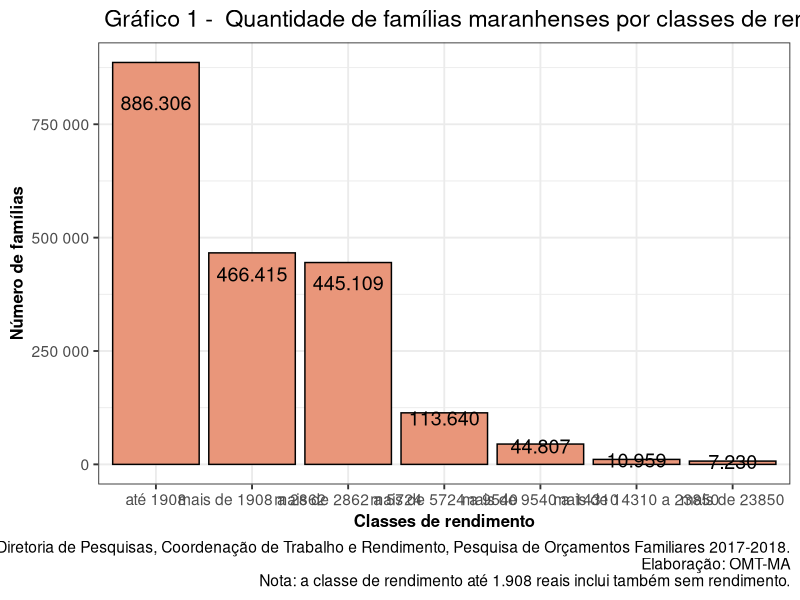
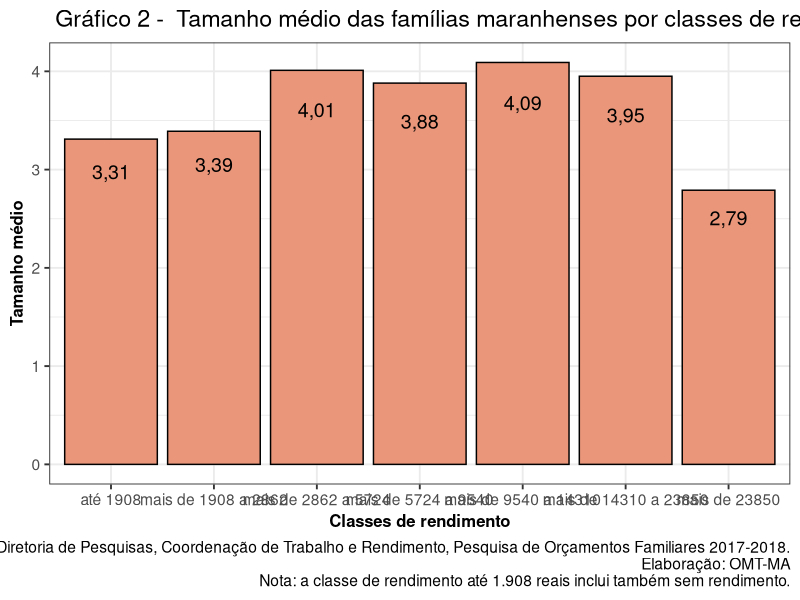
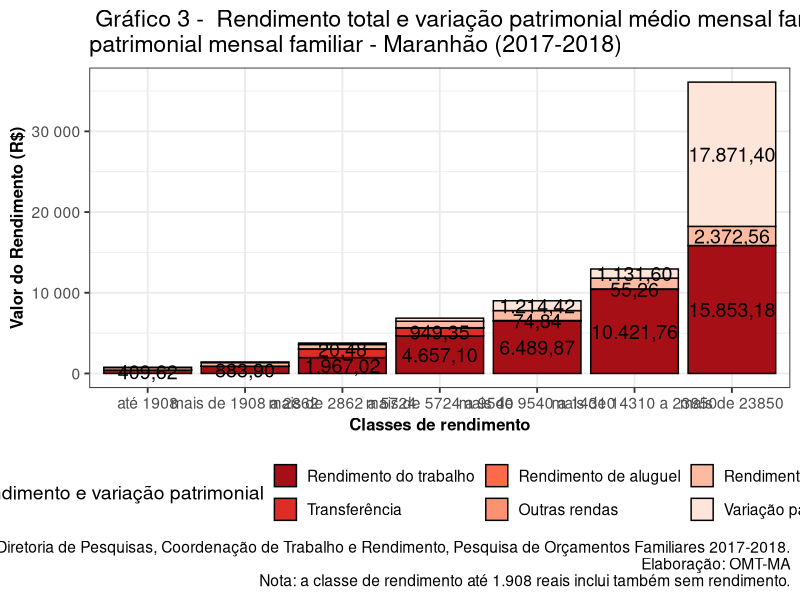
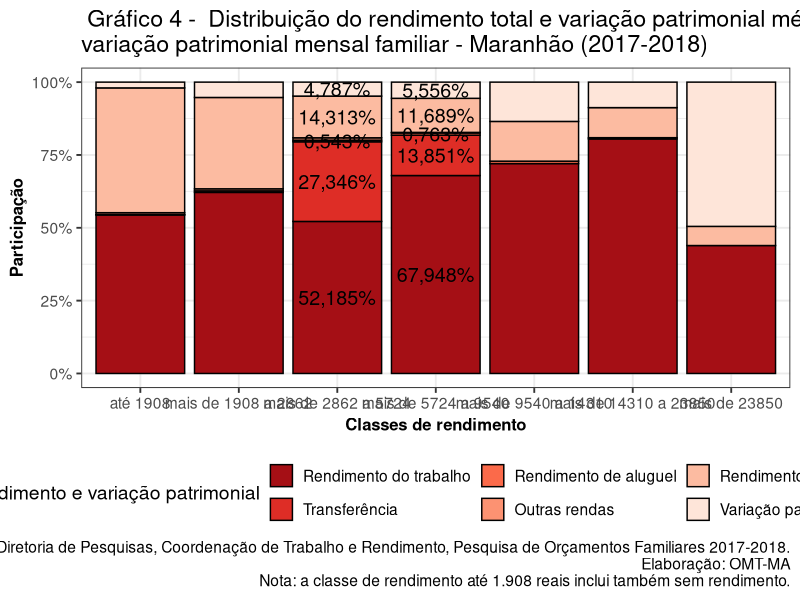
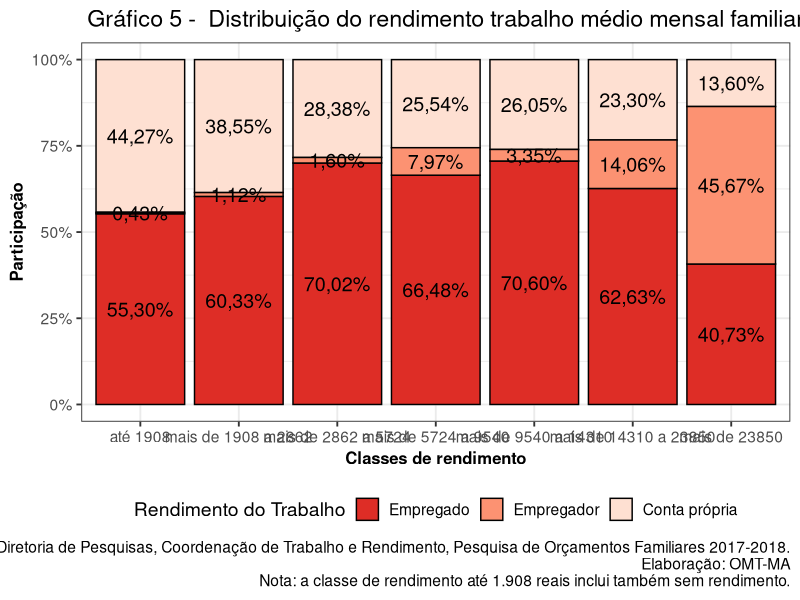
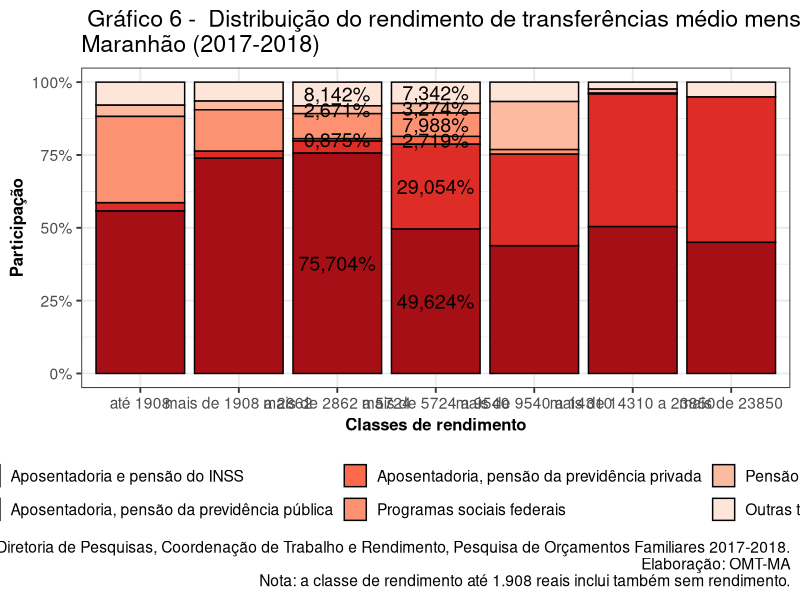

Source code (R) for these figures, in order:
## ---- chunk 1
knitr::opts_chunk$set(echo = TRUE)
## ---- chunk 2
library(tidyr)
library(dplyr)
library(forcats)
library(readxl)
library(readr)
library(stringr)
library(kableExtra)
library(ggplot2)
library(ggthemes)
library(ggrepel)
library(scales)
## ---- chunk 3

### IMPORTAÇÃO E MANIPULAÇÃO DOS DADOS 
setwd("~/Downloads/pof-2017-2018-master") # indica o diretorio de trabalho 
#setwd("C:\\Users\\omtmaranhao\\Documents\\POF\\")
rm(list = ls())

######################################## 2017-2018 REGISTRO - RENDIMENTO DO TRABALHO ######################################
rendimento_total_var_patrim_2017_2018 <- read_xlsx("21MA.xls.xlsx",
                                                   skip = 11,
                                                   sheet = 5,
                                                   col_names = c("origem_rendimento",
                                                                 "total",
                                                                 "até 1908",
                                                                 "mais de 1908 a 2862",
                                                                 "mais de 2862 a 5724",
                                                                 "mais de 5724 a 9540",
                                                                 "mais de 9540 a 14310",
                                                                 "mais de 14310 a 23850",
                                                                 "mais de 23850"),
                                                   n_max = 22)

rendimento_total_var_patrim_2017_2018 <-  rendimento_total_var_patrim_2017_2018 %>%
  na.omit()




rendimento_total_var_patrim_2017_2018 <- rendimento_total_var_patrim_2017_2018 %>% 
  select(-total)

familias_2017_2018 <- rendimento_total_var_patrim_2017_2018 %>% 
  filter(origem_rendimento == "Número de famílias" |
           origem_rendimento == "Tamanho médio da família")

rendimento_total_var_patrim_2017_2018 <- rendimento_total_var_patrim_2017_2018 %>% 
  filter(origem_rendimento != "Número de famílias" &
           origem_rendimento != "Tamanho médio da família")

rendimento_total_var_patrim_2017_2018 <- rendimento_total_var_patrim_2017_2018 %>% 
  filter(origem_rendimento != "Rendimento total" &
           origem_rendimento != "Rendimento do trabalho" &
           origem_rendimento != "Transferência")

nivel_1 <- c("Rendimento total", "Variação patrimonial")
nivel_1 <- c(rep(nivel_1[1], 12), rep(nivel_1[2], 1))

nivel_2 <- c("Rendimento do trabalho", "Transferência", "Rendimento de aluguel", 
             "Outras rendas", "Rendimento não monetário", "Variação patrimonial")
nivel_2 <-c(rep(nivel_2[1], 3),
            rep(nivel_2[2], 6),
            rep(nivel_2[3], 1),
            rep(nivel_2[4], 1),
            rep(nivel_2[5], 1),
            rep(nivel_2[6], 1))

rendimento_total_var_patrim_2017_2018 <- rendimento_total_var_patrim_2017_2018 %>% mutate(n1 = nivel_1, n2 = nivel_2)

rendimento_total_var_patrim_2017_2018 <- rendimento_total_var_patrim_2017_2018 %>% 
  gather(`até 1908`,`mais de 1908 a 2862`,`mais de 1908 a 2862`, `mais de 2862 a 5724`, 
         `mais de 5724 a 9540`, `mais de 9540 a 14310`, `mais de 14310 a 23850`, `mais de 23850`, 
         key = "classes_rendimento", value = "rendimento")

rendimento_total_var_patrim_2017_2018$rendimento <- as.double(rendimento_total_var_patrim_2017_2018$rendimento)

rendimento_total_var_patrim_2017_2018$classes_rendimento <- factor(rendimento_total_var_patrim_2017_2018$classes_rendimento,
                                                                   levels = unique(rendimento_total_var_patrim_2017_2018$classes_rendimento))

ordem_classes <- c("até 1908",
                       "mais de 1908 a 2862",
                       "mais de 2862 a 5724",
                       "mais de 5724 a 9540",
                       "mais de 9540 a 14310",
                       "mais de 14310 a 23850",
                       "mais de 23850")


rendimento_total_var_patrim_2017_2018$n2 <- factor(rendimento_total_var_patrim_2017_2018$n2,
                                                                   levels = unique(rendimento_total_var_patrim_2017_2018$n2))

ordem_n2 <- c("Variação patrimonial",
              "Rendimento não monetário",
              "Outras rendas",
              "Rendimento de aluguel",
              "Transferência",
              "Rendimento do trabalho")

## ---- chunk 4

familias_2017_2018 <- familias_2017_2018 %>%  gather(`até 1908`,`mais de 1908 a 2862`,`mais de 1908 a 2862`, `mais de 2862 a 5724`,`mais de 5724 a 9540`, `mais de 9540 a 14310`, `mais de 14310 a 23850`, `mais de 23850`, key = "classes_rendimento", value = "valor")

familias_2017_2018$valor <- as.double(familias_2017_2018$valor)

n_familias_2017_2018 <- familias_2017_2018 %>% 
  filter(origem_rendimento == "Número de famílias") %>% 
  mutate(percentual = round(valor/sum(valor) * 100, 2)) 
  
t_familias_2017_2018 <- familias_2017_2018 %>% 
  filter(origem_rendimento == "Tamanho médio da família")

## ---- chunk 5

 n_familias_2017_2018 %>% 
  ggplot(aes(x = fct_relevel(classes_rendimento, ordem_classes), 
             y = valor)) +
  geom_col(fill = "darksalmon", position = "stack", colour = "black", show.legend = FALSE) +
  labs(x = "Classes de rendimento",
       y = "Número de famílias",
       title = " Gráfico 1 -  Quantidade de famílias maranhenses por classes de rendimento (2017-2018)",
              caption = "Fonte: IBGE, Diretoria de Pesquisas, Coordenação de Trabalho e Rendimento, Pesquisa de Orçamentos Familiares 2017-2018.\nElaboração: OMT-MA\nNota: a classe de rendimento até 1.908 reais inclui também sem rendimento.") +
  geom_text(aes(label = number(valor, big.mark = ".", decimal.mark = ",")),
            position = position_stack(0.9), vjust = 0.5, hjust = 0.5,
            check_overlap = TRUE,
             size = 5) + 
  theme_bw(14) +
  theme(axis.title.y = element_text(size = 12, face = "bold"),
        axis.title.x = element_text(size = 12, face = "bold")) + 
  guides(
    fill = guide_legend(reverse=TRUE),
    color = guide_legend(
      nrow = 1,
      override.aes = list(size = 4))) +
  scale_y_continuous(labels = number)

## ---- chunk 6
familias_2017_2018 <- inner_join(n_familias_2017_2018, t_familias_2017_2018, by = "classes_rendimento")

familias_2017_2018 <- familias_2017_2018 %>% select(-origem_rendimento.x, -origem_rendimento.y) %>%
  rename(n_familias = valor.x) %>% 
  rename(t_familias = valor.y)

familias_2017_2018 <- familias_2017_2018 %>% 
  mutate(pessoas = n_familias * t_familias)
## ---- chunk 7

t_familias_2017_2018 %>%
  ggplot(aes(x = fct_relevel(classes_rendimento, ordem_classes), 
             y = valor)) +
  geom_col(fill = "darksalmon", position = "stack", colour = "black", show.legend = FALSE) +
  labs(x = "Classes de rendimento",
       y = "Tamanho médio",
       title = " Gráfico 2 -  Tamanho médio das famílias maranhenses por classes de rendimento (2017-2018)",
              caption = "Fonte: IBGE, Diretoria de Pesquisas, Coordenação de Trabalho e Rendimento, Pesquisa de Orçamentos Familiares 2017-2018.\nElaboração: OMT-MA\nNota: a classe de rendimento até 1.908 reais inclui também sem rendimento.") +
  geom_text(aes(label = number(valor, big.mark = ".", decimal.mark = ",", digits = 2, accuracy = .01)),
            position = position_stack(0.9), vjust = 0.5, hjust = 0.5,
            check_overlap = TRUE,
             size = 5) + 
  theme_bw(14) +
  theme(axis.title.y = element_text(size = 12, face = "bold"),
        axis.title.x = element_text(size = 12, face = "bold")) + 
  guides(
    fill = guide_legend(reverse=TRUE),
    color = guide_legend(
      nrow = 1,
      override.aes = list(size = 4))) +
  scale_y_continuous(labels = number)

## ---- chunk 8

a <- rendimento_total_var_patrim_2017_2018 %>% 
  group_by(classes_rendimento, n2) %>% 
  summarise(total = sum(rendimento)) %>%
  ggplot(aes(x = fct_relevel(classes_rendimento, ordem_classes), 
             y = total, 
             fill = fct_relevel(n2, ordem_n2))) +
  geom_col(position = "stack", colour = "black") +
  labs(x = "Classes de rendimento",
       y = "Valor do Rendimento (R$)",
       fill = "Rendimento e variação patrimonial",
       title = " Gráfico 3 -  Rendimento total e variação patrimonial médio mensal familiar,  por classes de rendimento total e variação\npatrimonial mensal familiar - Maranhão (2017-2018)",
              caption = "Fonte: IBGE, Diretoria de Pesquisas, Coordenação de Trabalho e Rendimento, Pesquisa de Orçamentos Familiares 2017-2018.\nElaboração: OMT-MA\nNota: a classe de rendimento até 1.908 reais inclui também sem rendimento.") +
  geom_text(aes(label = number(total, big.mark = ".", decimal.mark = ",")),
            position = position_stack(.5), vjust = 0.5, hjust = 0.5,
            check_overlap = TRUE,
             size = 5) + 
  theme_bw(14) +
  theme(legend.position = "bottom",
        axis.title.y = element_text(size = 12, face = "bold"),
        axis.title.x = element_text(size = 12, face = "bold")) + 
  guides(
    fill = guide_legend(reverse=TRUE),
    color = guide_legend(
      nrow = 1,
      override.aes = list(size = 4))) +
  scale_y_continuous(labels = number)
a + scale_fill_brewer(palette="Reds")


## ---- chunk 9
rendimento_trabalho <- rendimento_total_var_patrim_2017_2018 %>% 
  group_by(classes_rendimento, n2) %>% 
  summarise(total = sum(rendimento)) %>%
  mutate(percentual = total/ sum(total) * 100)
## ---- chunk 10

a <- rendimento_total_var_patrim_2017_2018 %>% 
  group_by(classes_rendimento, n2) %>% 
  summarise(total = sum(rendimento)) %>%
  mutate(percentual = total/ sum(total)) %>% 
  ggplot(aes(x = fct_relevel(classes_rendimento, ordem_classes), 
             y = total, 
             fill = fct_relevel(n2, ordem_n2))) +
  geom_col(position = "fill", colour = "black") +
  labs(x = "Classes de rendimento",
       y = "Participação",
       fill = "Rendimento e variação patrimonial",
       title = " Gráfico 4 -  Distribuição do rendimento total e variação patrimonial médio mensal familiar,  por classes de rendimento total e\nvariação patrimonial mensal familiar - Maranhão (2017-2018)",
       caption = "Fonte: IBGE, Diretoria de Pesquisas, Coordenação de Trabalho e Rendimento, Pesquisa de Orçamentos Familiares 2017-2018.\nElaboração: OMT-MA\nNota: a classe de rendimento até 1.908 reais inclui também sem rendimento.") +
  geom_text(aes(label = percent(percentual, big.mark = ".", decimal.mark = ",")),
            position = position_fill(.5), vjust = 0.5, hjust = 0.5,
            check_overlap = TRUE,
             size = 5) + 
  theme_bw(14) +
  theme(legend.position = "bottom",
        axis.title.y = element_text(size=12, face="bold"),
        axis.title.x = element_text(size=12, face="bold")) + 
  guides(
    fill = guide_legend(reverse=TRUE),
    color = guide_legend(
      nrow = 1,
      override.aes = list(size = 4))) +
  scale_y_continuous(labels = percent)
a + scale_fill_brewer(palette="Reds")
## ---- chunk 11
ordem_trabalho <- c("Conta própria",
                    "Empregador",
                    "Empregado")

empregado_mais23850 <- rendimento_total_var_patrim_2017_2018 %>% 
  filter(n2 == "Rendimento do trabalho") %>% 
  #filter(origem_rendimento == "Empregado") %>% 
  group_by(origem_rendimento, classes_rendimento) %>% 
  summarise(total = sum(rendimento)) %>% 
  group_by(classes_rendimento) %>% 
  mutate(percentual = total/sum(total) * 100) %>% 
  filter(origem_rendimento == "Empregado" & classes_rendimento == "mais de 23850")

empregado <- rendimento_total_var_patrim_2017_2018 %>% 
  filter(n2 == "Rendimento do trabalho") %>% 
  #filter(origem_rendimento == "Empregado") %>% 
  group_by(origem_rendimento, classes_rendimento) %>% 
  summarise(total = sum(rendimento)) %>% 
  group_by(classes_rendimento) %>% 
  mutate(percentual = total/sum(total) * 100) %>% 
  filter(origem_rendimento == "Empregado")

conta_propria <- rendimento_total_var_patrim_2017_2018 %>% 
  filter(n2 == "Rendimento do trabalho") %>% 
  #filter(origem_rendimento == "Empregado") %>% 
  group_by(origem_rendimento, classes_rendimento) %>% 
  summarise(total = sum(rendimento)) %>% 
  group_by(classes_rendimento) %>% 
  mutate(percentual = total/sum(total) * 100) %>% 
  filter(origem_rendimento == "Conta própria")

empregador <- rendimento_total_var_patrim_2017_2018 %>% 
  filter(n2 == "Rendimento do trabalho") %>% 
  #filter(origem_rendimento == "Empregado") %>% 
  group_by(origem_rendimento, classes_rendimento) %>% 
  summarise(total = sum(rendimento)) %>% 
  group_by(classes_rendimento) %>% 
  mutate(percentual = total/sum(total) * 100) %>% 
  filter(origem_rendimento == "Empregador")

## ---- chunk 12
ordem_trabalho <- c("Conta própria",
                    "Empregador",
                    "Empregado")

a <- rendimento_total_var_patrim_2017_2018 %>% 
  filter(n2 == "Rendimento do trabalho") %>% 
  #filter(origem_rendimento == "Empregado") %>% 
  group_by(origem_rendimento, classes_rendimento) %>% 
  summarise(total = sum(rendimento)) %>% 
  group_by(classes_rendimento) %>% 
  mutate(percentual = total/sum(total)) %>%  
  ggplot(aes(x = fct_relevel(classes_rendimento, ordem_classes), 
             y = total, 
             fill = fct_relevel(origem_rendimento, ordem_trabalho))) +
  geom_col(position = "fill", colour = "black") +
  labs(x = "Classes de rendimento",
       y = "Participação",
       fill = "Rendimento do Trabalho",
       title = " Gráfico 5 -  Distribuição do rendimento trabalho médio mensal familiar,  por classes de rendimento - Maranhão (2017-2018)",
       caption = "Fonte: IBGE, Diretoria de Pesquisas, Coordenação de Trabalho e Rendimento, Pesquisa de Orçamentos Familiares 2017-2018.\nElaboração: OMT-MA\nNota: a classe de rendimento até 1.908 reais inclui também sem rendimento.") +
  geom_text(aes(label = percent(percentual, big.mark = ".", decimal.mark = ",")),
            position = position_fill(.5), vjust = 0.5, hjust = 0.5,
            check_overlap = TRUE,
             size = 5) + 
  theme_bw(14) +
  theme(legend.position = "bottom",
        axis.title.y = element_text(size=12, face="bold"),
        axis.title.x = element_text(size=12, face="bold")) + 
  guides(
    fill = guide_legend(reverse=TRUE),
    color = guide_legend(
      nrow = 1,
      override.aes = list(size = 4))) +
  scale_y_continuous(labels = percent)
a + scale_fill_brewer(palette="Reds")
## ---- chunk 13
transferencia_geral <- rendimento_total_var_patrim_2017_2018 %>% 
  filter(n2 == "Transferência") %>% 
  #filter(origem_rendimento == "Empregado") %>% 
  group_by(origem_rendimento, classes_rendimento) %>% 
  summarise(total = sum(rendimento)) %>% 
  group_by(classes_rendimento) %>% 
  mutate(percentual = total/sum(total) * 100)

transferencia <- rendimento_total_var_patrim_2017_2018 %>% 
  group_by(classes_rendimento, n2) %>% 
  summarise(total = sum(rendimento)) %>%
  mutate(percentual = total/ sum(total) * 100) %>% 
  filter(n2 == "Transferência")



t_menos_1908 <- transferencia_geral %>%
  filter(classes_rendimento == "até 1908") %>% 
  arrange(desc(percentual))

entre_1908__2862 <- transferencia_geral %>%
  filter(classes_rendimento == "mais de 1908 a 2862") %>% 
  arrange(desc(percentual))
## ---- chunk 14
ordem_transferenica <- c("Outras transferências",
                         "Pensão alimentícia, mesada ou doação",
                         "Programas sociais federais",
                         "Aposentadoria, pensão da previdência privada",
                         "Aposentadoria, pensão da previdência pública",
                         "Aposentadoria e pensão do INSS")

a <- rendimento_total_var_patrim_2017_2018 %>% 
  filter(n2 == "Transferência") %>% 
  #filter(origem_rendimento == "Empregado") %>% 
  group_by(origem_rendimento, classes_rendimento) %>% 
  summarise(total = sum(rendimento)) %>% 
  group_by(classes_rendimento) %>% 
  mutate(percentual = total/sum(total)) %>% 
    ggplot(aes(x = fct_relevel(classes_rendimento, ordem_classes), 
             y = total, 
             fill = fct_relevel(origem_rendimento, ordem_transferenica))) +
  geom_col(position = "fill", colour = "black") +
  labs(x = "Classes de rendimento",
       y = "Participação",
       fill = "Transferência",
       title = " Gráfico 6 -  Distribuição do rendimento de transferências médio mensal familiar,  por classes de rendimento\nMaranhão (2017-2018)",
       caption = "Fonte: IBGE, Diretoria de Pesquisas, Coordenação de Trabalho e Rendimento, Pesquisa de Orçamentos Familiares 2017-2018.\nElaboração: OMT-MA\nNota: a classe de rendimento até 1.908 reais inclui também sem rendimento.") +
  geom_text(aes(label = percent(percentual, big.mark = ".", decimal.mark = ",")),
            position = position_fill(.5), vjust = 0.5, hjust = 0.5,
            check_overlap = TRUE,
             size = 5) + 
  theme_bw(14) +
  theme(legend.position = "bottom",
        axis.title.y = element_text(size=12, face="bold"),
        axis.title.x = element_text(size=12, face="bold")) + 
  guides(
    fill = guide_legend(reverse=TRUE),
    color = guide_legend(
      nrow = 1,
      override.aes = list(size = 4))) +
  scale_y_continuous(labels = percent)
a + scale_fill_brewer(palette="Reds")
